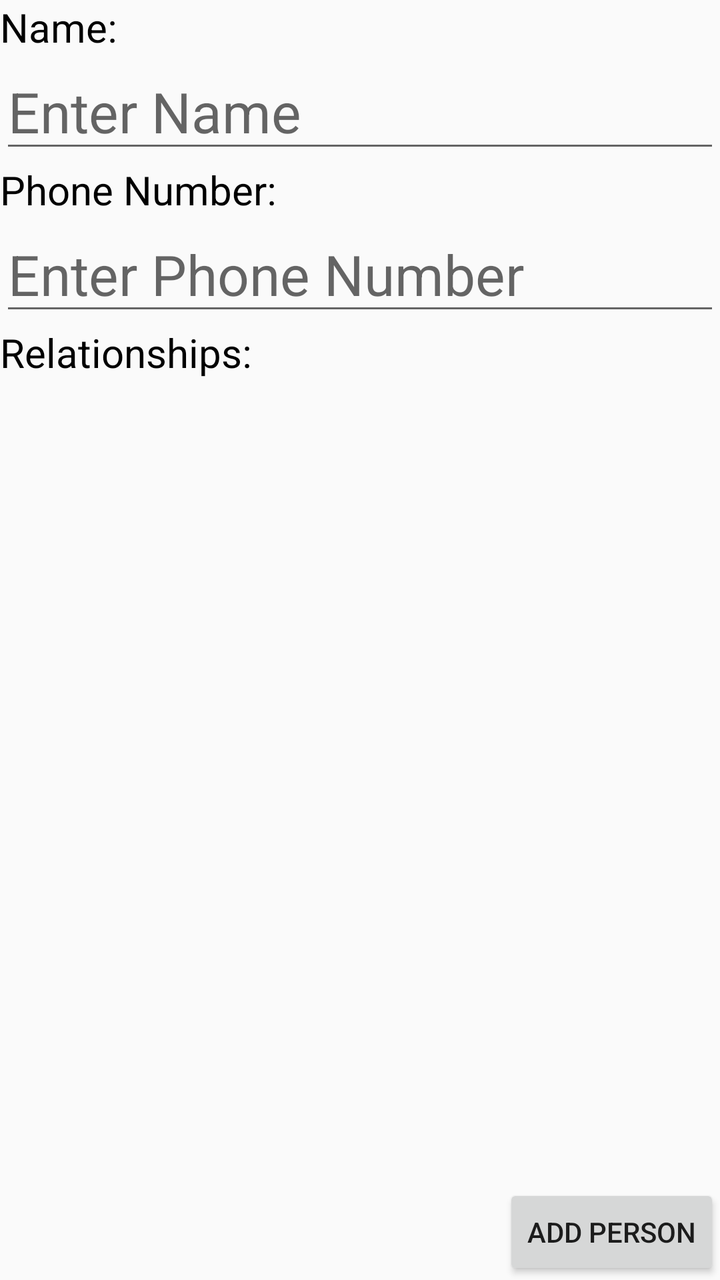
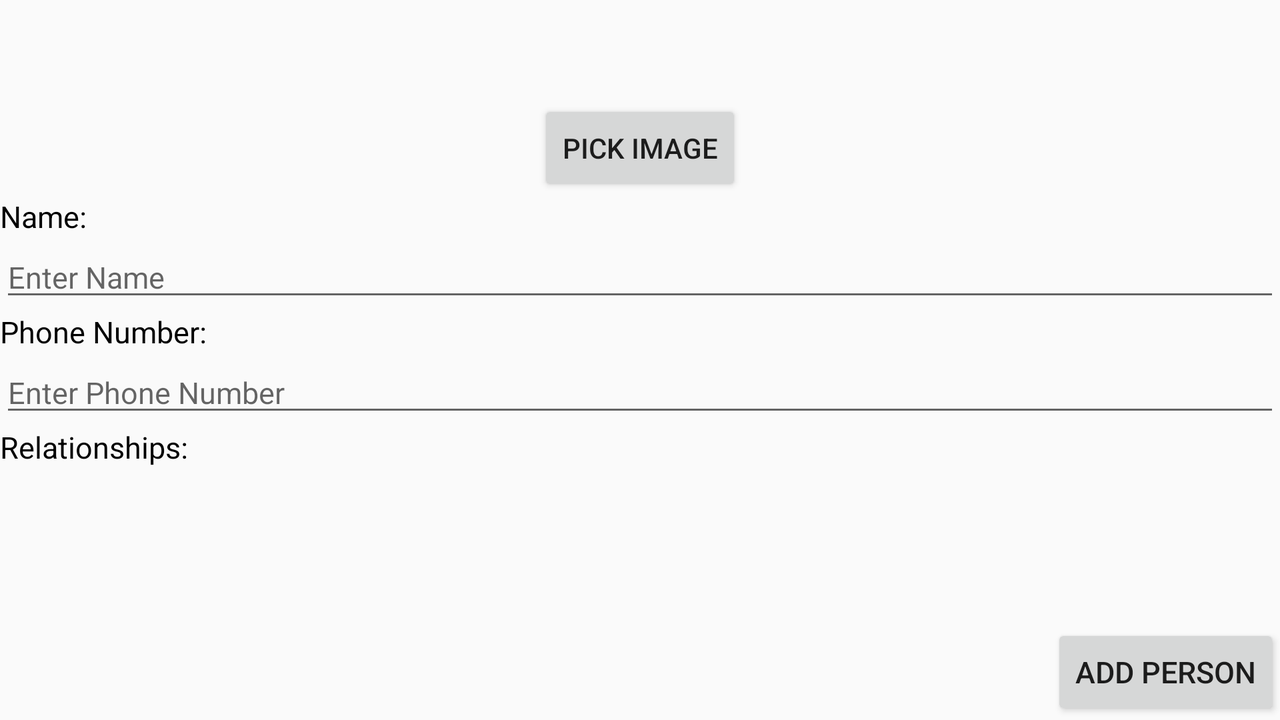

One screen, two layout resources from the same app: the default and the author's alternative for another configuration. Each is rendered where Android would select it; the XML of both is given below.
<!-- AndroidManifest.xml: application theme AppTheme -->
<!-- res/layout/fragment_contactdetails.xml -->
<?xml version="1.0" encoding="utf-8"?>
<android.support.constraint.ConstraintLayout xmlns:android="http://schemas.android.com/apk/res/android"
    xmlns:app="http://schemas.android.com/apk/res-auto"
    android:orientation="vertical"
    xmlns:tools="http://schemas.android.com/tools"
    android:layout_width="match_parent"
    android:layout_height="match_parent"
    tools:context=".Fragments.ContactDetailsFragment">


    <LinearLayout
        android:layout_width="0dp"
        android:layout_height="0dp"
        android:layout_marginBottom="50dp"
        android:orientation="vertical"
        app:layout_constraintBottom_toBottomOf="parent"
        app:layout_constraintEnd_toEndOf="parent"
        app:layout_constraintStart_toStartOf="parent"
        app:layout_constraintTop_toTopOf="parent">

        <TextView
            android:layout_width="match_parent"
            android:layout_height="wrap_content"
            android:textColor="@color/black"
            android:textSize="20sp"
            android:text="Name:"/>

        <EditText
            android:id="@+id/personNameEditText"
            android:layout_width="match_parent"
            android:layout_height="wrap_content"
            android:hint="Enter Name"
            android:textColor="@color/black"
            android:textSize="28sp" />

        <TextView
            android:layout_width="match_parent"
            android:layout_height="wrap_content"
            android:textColor="@color/black"
            android:textSize="20sp"
            android:text="Phone Number:"/>

        <EditText
            android:id="@+id/phoneNumberEditText"
            android:layout_width="match_parent"
            android:layout_height="wrap_content"
            android:hint="Enter Phone Number"
            android:textColor="@color/black"
            android:textSize="28sp" />

        <TextView
            android:layout_width="match_parent"
            android:layout_height="wrap_content"
            android:text="Relationships:"
            android:textColor="@color/black"
            android:textSize="20dp"/>


        <ListView
            android:id="@+id/contactsListView"
            android:layout_width="match_parent"
            android:layout_height="wrap_content" />


    </LinearLayout>

    <Button
        android:id="@+id/addContactButton"
        android:layout_width="wrap_content"
        android:layout_height="wrap_content"
        android:text="Add Person"
        app:layout_constraintBottom_toBottomOf="parent"
        app:layout_constraintEnd_toEndOf="parent" />

</android.support.constraint.ConstraintLayout>
<!-- resources referenced by this layout -->
<resources>
  <color name="black">#000000</color>
  <style name="AppTheme" parent="Theme.AppCompat.Light.DarkActionBar">
          
          
          <item name="android:windowContentTransitions">true</item>
          <item name="colorPrimary">@color/colorPrimary</item>
          <item name="colorPrimaryDark">@color/colorPrimaryDark</item>
          <item name="colorAccent">@color/colorAccent</item>
      </style>
  <color name="colorPrimary">#008577</color>
  <color name="colorPrimaryDark">#00574b</color>
  <color name="colorAccent">#D81B60</color>
</resources>
<!-- res/layout-land/fragment_contactdetails.xml (the author's variant of the layout above) -->
<!-- drawn on the phone turned sideways -->
<?xml version="1.0" encoding="utf-8"?>
<android.support.constraint.ConstraintLayout xmlns:android="http://schemas.android.com/apk/res/android"
    xmlns:app="http://schemas.android.com/apk/res-auto"
    android:orientation="vertical"
    xmlns:tools="http://schemas.android.com/tools"
    android:layout_width="match_parent"
    android:layout_height="match_parent"
    tools:context=".Fragments.ContactDetailsFragment">

    <LinearLayout
        android:layout_width="0dp"
        android:layout_height="0dp"
        android:layout_marginBottom="50dp"
        android:orientation="vertical"
        app:layout_constraintBottom_toBottomOf="parent"
        app:layout_constraintEnd_toEndOf="parent"
        app:layout_constraintStart_toStartOf="parent"
        app:layout_constraintTop_toTopOf="parent">

        <ImageView
            android:id="@+id/profilePictureImageView"
            android:transitionName="@string/transition_string"
            android:layout_width="50dp"
            android:layout_height="50dp"
            android:background="@mipmap/ic_launcher"
            android:layout_gravity="center"/>

        <Button
            android:layout_width="wrap_content"
            android:layout_height="wrap_content"
            android:text="Pick Image"
            android:id="@+id/pickImageButton"
            android:layout_gravity="center"/>

        <TextView
            android:layout_width="match_parent"
            android:layout_height="wrap_content"
            android:textColor="@color/black"
            android:textSize="15sp"
            android:text="Name:"/>

        <EditText
            android:id="@+id/personNameEditText"
            android:layout_width="match_parent"

            android:layout_height="wrap_content"
            android:hint="Enter Name"
            android:textColor="@color/black"
            android:textSize="15sp" />

        <TextView
            android:layout_width="match_parent"
            android:layout_height="wrap_content"
            android:textColor="@color/black"
            android:textSize="15sp"
            android:text="Phone Number:"/>

        <EditText
            android:id="@+id/phoneNumberEditText"
            android:layout_width="match_parent"

            android:layout_height="wrap_content"
            android:hint="Enter Phone Number"
            android:textColor="@color/black"
            android:textSize="15sp" />

        <TextView
            android:layout_width="match_parent"
            android:layout_height="wrap_content"
            android:text="Relationships:"
            android:textColor="@color/black"
            android:textSize="15dp"/>


        <ListView
            android:id="@+id/connectionsListView"
            android:layout_width="match_parent"
            android:layout_height="wrap_content" />


    </LinearLayout>

    <Button
        android:id="@+id/addContactButton"
        android:layout_width="wrap_content"
        android:layout_height="wrap_content"
        android:textSize="15dp"
        android:text="Add Person"
        app:layout_constraintBottom_toBottomOf="parent"
        app:layout_constraintEnd_toEndOf="parent" />


</android.support.constraint.ConstraintLayout>
<!-- resources referenced by the variant -->
<!-- as the phone turned sideways resolves them -->
<resources>
  <color name="black">#000000</color>
  <string name="transition_string">hello</string>
  <style name="AppTheme" parent="Theme.AppCompat.Light.DarkActionBar">
          
          
          <item name="android:windowContentTransitions">true</item>
          <item name="colorPrimary">@color/colorPrimary</item>
          <item name="colorPrimaryDark">@color/colorPrimaryDark</item>
          <item name="colorAccent">@color/colorAccent</item>
      </style>
  <color name="colorPrimary">#008577</color>
  <color name="colorPrimaryDark">#00574b</color>
  <color name="colorAccent">#D81B60</color>
</resources>
